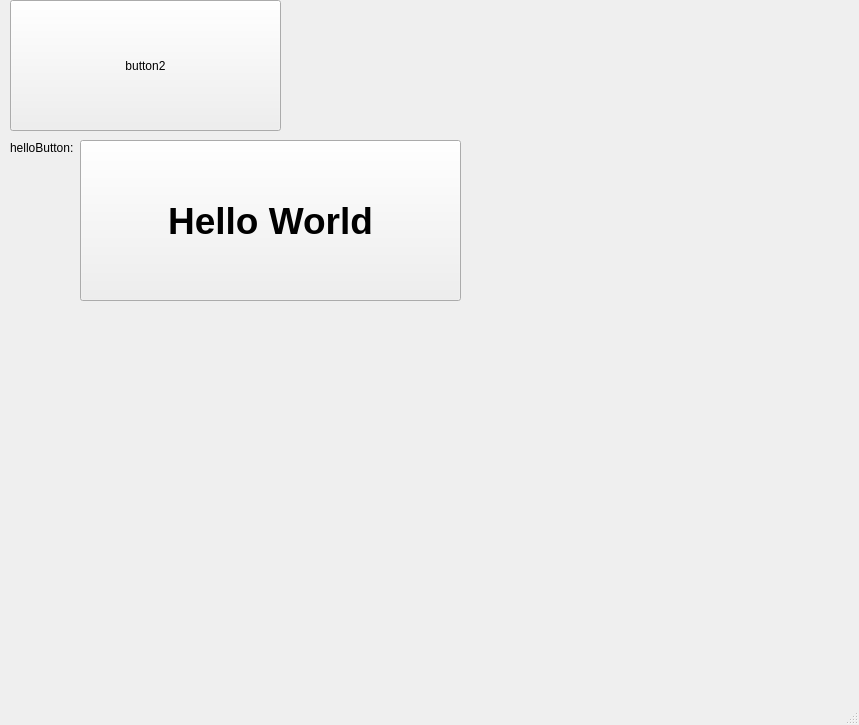
<?xml version="1.0" encoding="UTF-8"?>
<ui version="4.0">
 <class>hellButton</class>
 <widget class="QMainWindow" name="hellButton">
  <property name="geometry">
   <rect>
    <x>0</x>
    <y>0</y>
    <width>859</width>
    <height>725</height>
   </rect>
  </property>
  <property name="windowTitle">
   <string>MainWindow</string>
  </property>
  <widget class="QWidget" name="centralwidget">
   <widget class="QPushButton" name="helloButton">
    <property name="geometry">
     <rect>
      <x>80</x>
      <y>140</y>
      <width>381</width>
      <height>161</height>
     </rect>
    </property>
    <property name="font">
     <font>
      <family>Arial</family>
      <pointsize>28</pointsize>
      <weight>75</weight>
      <bold>true</bold>
     </font>
    </property>
    <property name="text">
     <string>Hello World</string>
    </property>
   </widget>
   <widget class="QPushButton" name="button2">
    <property name="geometry">
     <rect>
      <x>10</x>
      <y>0</y>
      <width>271</width>
      <height>131</height>
     </rect>
    </property>
    <property name="text">
     <string>button2</string>
    </property>
   </widget>
   <widget class="QLabel" name="label">
    <property name="geometry">
     <rect>
      <x>10</x>
      <y>140</y>
      <width>71</width>
      <height>16</height>
     </rect>
    </property>
    <property name="text">
     <string>helloButton:</string>
    </property>
   </widget>
  </widget>
  <widget class="QMenuBar" name="menubar">
   <property name="geometry">
    <rect>
     <x>0</x>
     <y>0</y>
     <width>859</width>
     <height>26</height>
    </rect>
   </property>
  </widget>
  <widget class="QStatusBar" name="statusbar"/>
 </widget>
 <resources/>
 <connections/>
</ui>
